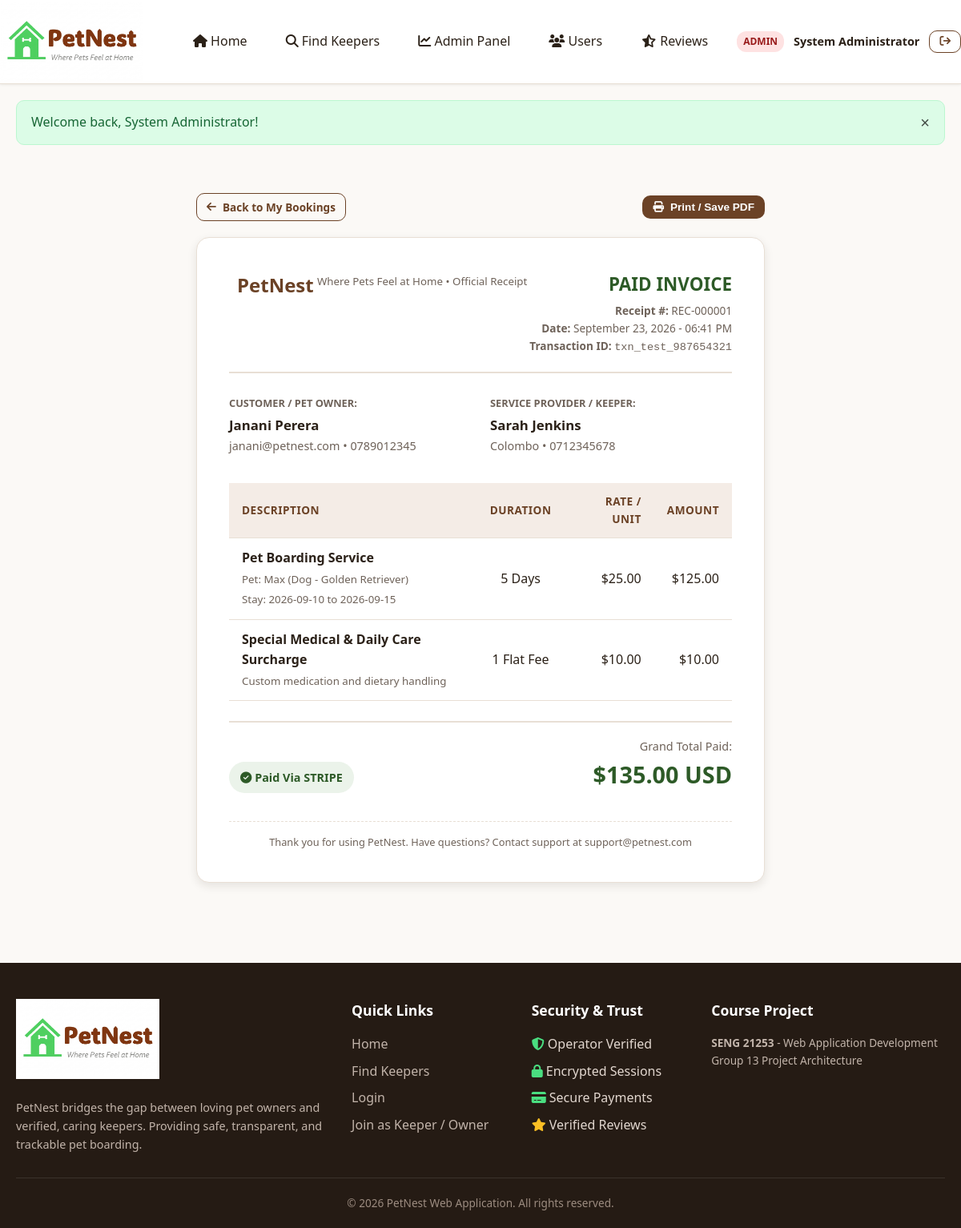
The app's page /payment/receipt.php?booking_id=1 (signed in) with its own data.
### tables this page shows
CREATE TABLE `payments` (
  `payment_id` INT AUTO_INCREMENT PRIMARY KEY,
  `booking_id` INT NOT NULL,
  `owner_id` INT NOT NULL,
  `amount` DECIMAL(10,2) NOT NULL,
  `payment_method` VARCHAR(50) NOT NULL DEFAULT 'stripe',
  `transaction_id` VARCHAR(255) DEFAULT NULL,
  `payment_status` ENUM('pending', 'paid', 'failed', 'refunded') NOT NULL DEFAULT 'pending',
  `payment_date` TIMESTAMP DEFAULT CURRENT_TIMESTAMP,
  CONSTRAINT `fk_payment_booking` FOREIGN KEY (`booking_id`) REFERENCES `bookings` (`booking_id`) ON DELETE CASCADE,
  CONSTRAINT `fk_payment_owner` FOREIGN KEY (`owner_id`) REFERENCES `users` (`user_id`) ON DELETE CASCADE
);

CREATE TABLE `users` (
  `user_id` INT AUTO_INCREMENT PRIMARY KEY,
  `full_name` VARCHAR(100) NOT NULL,
  `email` VARCHAR(150) NOT NULL UNIQUE,
  `password` VARCHAR(255) NOT NULL,
  `phone` VARCHAR(20) DEFAULT NULL,
  `role` ENUM('admin', 'operator', 'owner', 'keeper') NOT NULL DEFAULT 'owner',
  `profile_photo` VARCHAR(255) DEFAULT 'default_avatar.png',
  `created_at` TIMESTAMP DEFAULT CURRENT_TIMESTAMP,
  `is_active` TINYINT(1) DEFAULT 1
);

CREATE TABLE `keeper_profiles` (
  `profile_id` INT AUTO_INCREMENT PRIMARY KEY,
  `user_id` INT NOT NULL,
  `bio` TEXT DEFAULT NULL,
  `location` VARCHAR(100) NOT NULL,
  `price_per_day` DECIMAL(10,2) NOT NULL DEFAULT 20.00,
  `breeds_experienced` TEXT DEFAULT NULL,
  `availability_status` ENUM('available', 'unavailable') NOT NULL DEFAULT 'available',
  `years_experience` INT DEFAULT 1,
  `is_verified` TINYINT(1) DEFAULT 0,
  CONSTRAINT `fk_keeper_user` FOREIGN KEY (`user_id`) REFERENCES `users` (`user_id`) ON DELETE CASCADE
);

CREATE TABLE `pets` (
  `pet_id` INT AUTO_INCREMENT PRIMARY KEY,
  `owner_id` INT NOT NULL,
  `pet_name` VARCHAR(100) NOT NULL,
  `breed` VARCHAR(100) NOT NULL,
  `species` VARCHAR(50) NOT NULL DEFAULT 'Dog',
  `age` INT NOT NULL DEFAULT 1,
  `weight` DECIMAL(5,2) DEFAULT NULL,
  `pet_photo` VARCHAR(255) DEFAULT 'default_pet.png',
  `medical_notes` TEXT DEFAULT NULL,
  `created_at` TIMESTAMP DEFAULT CURRENT_TIMESTAMP,
  CONSTRAINT `fk_pet_owner` FOREIGN KEY (`owner_id`) REFERENCES `users` (`user_id`) ON DELETE CASCADE
);

CREATE TABLE `bookings` (
  `booking_id` INT AUTO_INCREMENT PRIMARY KEY,
  `pet_id` INT NOT NULL,
  `owner_id` INT NOT NULL,
  `keeper_id` INT NOT NULL,
  `check_in_date` DATE NOT NULL,
  `check_out_date` DATE NOT NULL,
  `num_days` INT NOT NULL,
  `base_price` DECIMAL(10,2) NOT NULL,
  `surcharge` DECIMAL(10,2) NOT NULL DEFAULT 0.00,
  `total_price` DECIMAL(10,2) NOT NULL,
  `status` ENUM('pending', 'confirmed', 'active', 'completed', 'rejected', 'cancelled') NOT NULL DEFAULT 'pending',
  `keeper_notes` TEXT DEFAULT NULL,
  `created_at` TIMESTAMP DEFAULT CURRENT_TIMESTAMP,
  CONSTRAINT `fk_booking_pet` FOREIGN KEY (`pet_id`) REFERENCES `pets` (`pet_id`) ON DELETE CASCADE,
  CONSTRAINT `fk_booking_owner` FOREIGN KEY (`owner_id`) REFERENCES `users` (`user_id`) ON DELETE CASCADE,
  CONSTRAINT `fk_booking_keeper` FOREIGN KEY (`keeper_id`) REFERENCES `users` (`user_id`) ON DELETE CASCADE
);

### payment/receipt.php (the view, shortened to what this page needs)
<?php
require_once __DIR__ . '/../includes/header.php';
$bookingId = (int)($_GET['booking_id'] ?? 0);
try {
    $stmt = $pdo->prepare("
        SELECT pay.*,
               b.check_in_date, b.check_out_date, b.num_days, b.base_price, b.surcharge, b.total_price, b.status AS booking_status,
               p.pet_name, p.species, p.breed,
               u_owner.full_name AS owner_name, u_owner.email AS owner_email, u_owner.phone AS owner_phone, u_owner.user_id AS owner_user_id,
               u_keeper.full_name AS keeper_name, u_keeper.email AS keeper_email, u_keeper.phone AS keeper_phone, u_keeper.user_id AS keeper_user_id,
               kp.location AS keeper_location, kp.price_per_day
        FROM payments pay
        JOIN bookings b ON pay.booking_id = b.booking_id
        JOIN pets p ON b.pet_id = p.pet_id
        JOIN users u_owner ON b.owner_id = u_owner.user_id
        JOIN users u_keeper ON b.keeper_id = u_keeper.user_id
        JOIN keeper_profiles kp ON u_keeper.user_id = kp.user_id
        WHERE pay.booking_id = ?
        LIMIT 1
    ");
    $stmt->execute([$bookingId]);
    $receipt = $stmt->fetch();
} catch (PDOException $e) {
    setFlash('danger', 'Database error: ' . $e->getMessage());
    redirect('/index.php');
}
?>
<div class="container" style="max-width: 750px; padding: 40px 20px;">
    <div style="display: flex; justify-content: space-between; align-items: center; margin-bottom: 20px;">
        <a href="<?= BASE_URL ?>/owner/my_bookings.php" class="btn btn-outline btn-sm">
            <i class="fa-solid fa-arrow-left"></i> Back to My Bookings
        </a>
        <button onclick="window.print();" class="btn btn-primary btn-sm">
            <i class="fa-solid fa-print"></i> Print / Save PDF
        </button>
    </div>
    <div class="card" style="padding: 40px; border: 1px solid var(--border-color); box-shadow: var(--shadow-md); background: #FFF;">
        <div style="display: flex; justify-content: space-between; align-items: flex-start; border-bottom: 2px solid var(--border-color); padding-bottom: 20px; margin-bottom: 25px;">
            <div>
                <div class="brand-logo" style="margin-bottom: 4px;">
                    <i class="fa-solid fa-house-chimney-paw"></i> PetNest
                </div>
                <small style="color: var(--text-muted);">Where Pets Feel at Home &bull; Official Receipt</small>
            </div>
            <div style="text-align: right;">
                <h2 style="color: var(--secondary); font-size: 1.4rem; text-transform: uppercase; margin-bottom: 4px;">PAID INVOICE</h2>
                <div style="font-size: 0.85rem; color: var(--text-muted);">
                    <div><strong>Receipt #:</strong> REC-<?= str_pad($receipt['payment_id'], 6, '0', STR_PAD_LEFT) ?></div>
                    <div><strong>Date:</strong> <?= date('F d, Y - h:i A', strtotime($receipt['payment_date'])) ?></div>
                    <div><strong>Transaction ID:</strong> <code><?= htmlspecialchars($receipt['transaction_id']) ?></code></div>
                </div>
            </div>
        </div>
        <div class="grid-2" style="margin-bottom: 25px; font-size: 0.9rem;">
            <div>
                <span style="font-size: 0.8rem; text-transform: uppercase; color: var(--text-muted); font-weight: 700;">Customer / Pet Owner:</span>
                <div style="font-weight: 700; font-size: 1.05rem; color: var(--text-dark); margin-top: 4px;"><?= htmlspecialchars($receipt['owner_name']) ?></div>
                <div style="color: var(--text-muted);"><?= htmlspecialchars($receipt['owner_email']) ?> &bull; <?= htmlspecialchars($receipt['owner_phone'] ?: 'N/A') ?></div>
            </div>
            <div>
                <span style="font-size: 0.8rem; text-transform: uppercase; color: var(--text-muted); font-weight: 700;">Service Provider / Keeper:</span>
                <div style="font-weight: 700; font-size: 1.05rem; color: var(--text-dark); margin-top: 4px;"><?= htmlspecialchars($receipt['keeper_name']) ?></div>
                <div style="color: var(--text-muted);"><?= htmlspecialchars($receipt['keeper_location']) ?> &bull; <?= htmlspecialchars($receipt['keeper_phone'] ?: 'N/A') ?></div>
            </div>
        </div>
        <div class="table-responsive" style="margin-bottom: 25px;">
            <table class="table">
                <thead>
                    <tr>
                        <th>Description</th>
                        <th style="text-align: center;">Duration</th>
                        <th style="text-align: right;">Rate / Unit</th>
                        <th style="text-align: right;">Amount</th>
                    </tr>
                </thead>
                <tbody>
                    <tr>
                        <td>
                            <strong>Pet Boarding Service</strong><br>
                            <small style="color: var(--text-muted);">
                                Pet: <?= htmlspecialchars($receipt['pet_name']) ?> (<?= htmlspecialchars($receipt['species']) ?> - <?= htmlspecialchars($receipt['breed']) ?>)<br>
                                Stay: <?= htmlspecialchars($receipt['check_in_date']) ?> to <?= htmlspecialchars($receipt['check_out_date']) ?>
                            </small>
                        </td>
                        <td style="text-align: center;"><?= $receipt['num_days'] ?> Days</td>
                        <td style="text-align: right;">$<?= number_format($receipt['price_per_day'], 2) ?></td>
                        <td style="text-align: right;">$<?= number_format($receipt['base_price'], 2) ?></td>
                    </tr>
                    <?php if ($receipt['surcharge'] > 0): ?>
                        <tr>
                            <td>
                                <strong>Special Medical & Daily Care Surcharge</strong><br>
                                <small style="color: var(--text-muted);">Custom medication and dietary handling</small>
                            </td>
                            <td style="text-align: center;">1 Flat Fee</td>
                            <td style="text-align: right;">$<?= number_format($receipt['surcharge'], 2) ?></td>
                            <td style="text-align: right;">$<?= number_format($receipt['surcharge'], 2) ?></td>
                        </tr>
                    <?php endif; ?>
                </tbody>
            </table>
        </div>
        <div style="display: flex; justify-content: space-between; align-items: flex-end; border-top: 2px solid var(--border-color); padding-top: 18px;">
            <div>
                <span class="badge" style="background: var(--secondary-light); color: var(--secondary); padding: 8px 14px; font-size: 0.9rem;">
                    <i class="fa-solid fa-check-circle"></i> Paid via <?= strtoupper(htmlspecialchars($receipt['payment_method'])) ?>
                </span>
            </div>
            <div style="text-align: right;">
                <div style="font-size: 0.9rem; color: var(--text-muted);">Grand Total Paid:</div>
                <div style="font-size: 1.8rem; font-weight: 800; color: var(--secondary);">$<?= number_format($receipt['amount'], 2) ?> USD</div>
            </div>
        </div>
        <div style="margin-top: 35px; border-top: 1px dashed var(--border-color); padding-top: 15px; text-align: center; font-size: 0.8rem; color: var(--text-muted);">
            Thank you for using PetNest. Have questions? Contact support at support@petnest.com
        </div>
    </div>
</div>
<?php require_once __DIR__ . '/../includes/footer.php'; ?>

### assets/css/style.css (style rules this page uses)
:root { --primary: #6B4226; --primary-hover: #54331C; --primary-light: #F4ECE6; --secondary: #2D5A27; --secondary-hover: #22441D; --secondary-light: #EBF3EA; --accent: #D97706; --accent-light: #FEF3C7; --bg-main: #FBF9F6; --bg-card: #FFFFFF; --text-dark: #2B2118; --text-muted: #6E6259; --border-color: #E8DFD5; --border-focus: #8D5B36; --status-pending-bg: #FEF3C7; --status-pending-text: #92400E; --status-confirmed-bg: #DCFCE7; --status-confirmed-text: #166534; --status-active-bg: #E0E7FF; --status-active-text: #3730A3; --status-completed-bg: #F3E8FF; --status-completed-text: #6B21A8; --status-rejected-bg: #FEE2E2; --status-rejected-text: #991B1B; --status-cancelled-bg: #F3F4F6; --status-cancelled-text: #4B5563; --font-family: 'Segoe UI', system-ui, -apple-system, BlinkMacSystemFont, Roboto, sans-serif; --radius-sm: 6px; --radius-md: 10px; --radius-lg: 16px; --shadow-sm: 0 1px 3px rgba(43, 33, 24, 0.08); --shadow-md: 0 4px 12px rgba(43, 33, 24, 0.10); --shadow-lg: 0 10px 25px rgba(43, 33, 24, 0.12); --transition: all 0.2s ease-in-out; }
*, *::before, *::after { box-sizing: border-box; margin: 0; padding: 0; }
body { font-family: var(--font-family); background-color: var(--bg-main); color: var(--text-dark); line-height: 1.6; min-height: 100vh; display: flex; flex-direction: column; }
a { color: var(--primary); text-decoration: none; transition: var(--transition); }
.container { width: 100%; max-width: 1200px; margin: 0 auto; padding: 0 20px; }
.brand-logo { display: inline-flex; align-items: center; gap: 10px; font-size: 1.5rem; font-weight: 700; color: var(--primary); text-decoration: none; }
.btn { display: inline-flex; align-items: center; justify-content: center; gap: 8px; padding: 10px 20px; font-size: 0.95rem; font-weight: 600; border-radius: var(--radius-md); border: 1px solid transparent; cursor: pointer; transition: var(--transition); text-decoration: none; }
.btn-primary { background-color: var(--primary); color: #FFFFFF; }
.btn-outline { background-color: transparent; border-color: var(--primary); color: var(--primary); }
.btn-sm { padding: 6px 12px; font-size: 0.85rem; }
.card { background: var(--bg-card); border: 1px solid var(--border-color); border-radius: var(--radius-lg); padding: 24px; box-shadow: var(--shadow-sm); transition: var(--transition); }
.grid-2 { display: grid; grid-template-columns: repeat(2, 1fr); gap: 24px; }
.badge { display: inline-block; padding: 4px 10px; font-size: 0.75rem; font-weight: 700; border-radius: 20px; text-transform: capitalize; }
.table-responsive { width: 100%; overflow-x: auto; }
.table { width: 100%; border-collapse: collapse; margin-top: 10px; }
.table th, .table td { padding: 12px 16px; text-align: left; border-bottom: 1px solid var(--border-color); }
.table th { background: var(--primary-light); color: var(--primary); font-weight: 700; font-size: 0.85rem; text-transform: uppercase; letter-spacing: 0.5px; }

### records on screen
payments: payment_id "000001", payment_date "September 23, 2026 - 06:41 PM", transaction "txn_test_987654321", owner.full_name "Janani Perera", owner.email "janani@petnest.com", owner.phone "0789012345", users.full_name "Sarah Jenkins", keeper_profiles.location "Colombo", users.phone "0712345678", pets.pet_name "Max", pets.species "Dog", pets.breed "Golden Retriever", booking.check_in_date "2026-09-10", booking.check_out_date "2026-09-15", booking.num_days "5", keeper_profiles.price_per_day "25.00", booking.base_price "125.00", booking.surcharge "10.00", payment_method "STRIPE", amount "135.00"

### other values on screen
$user['name'] "System Administrator"
$message "Welcome back, System Administrator!"
